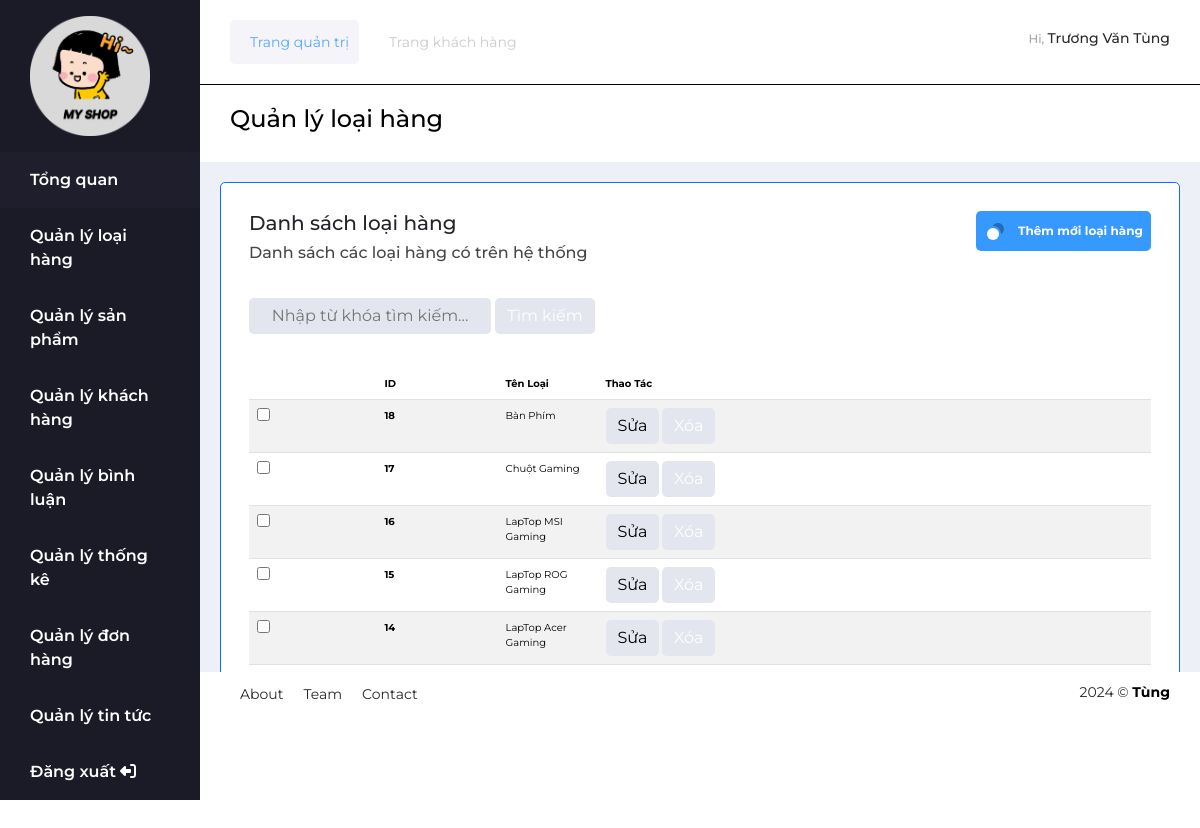
The app's page /view/admin/index.php?act=quan-ly-loai (signed in) with its own data.
### tables this page shows
CREATE TABLE `loai` (
  `ma_loai` int(11) NOT NULL COMMENT 'Mã loại',
  `ten_loai` varchar(50) NOT NULL COMMENT 'Tên loại'
);

### model/pdo.php (called while the page is built, shortened)
<?php
function pdo_get_connection()
{
    $servername = "localhost";
    $username = "root";
    $password = "";
    try {
        $conn = new PDO("mysql:host=$servername;dbname=du_an_mau", $username, $password);
        $conn->setAttribute(PDO::ATTR_ERRMODE, PDO::ERRMODE_EXCEPTION);
        return $conn;
    } catch (PDOException $e) {
        echo "Connection failed: " . $e->getMessage();
    }
}
function pdo_query($sql)
{
    $sql_args = array_slice(func_get_args(), 1);
    try {
        $conn = pdo_get_connection();
        $stmt = $conn->prepare($sql);
        $stmt->execute($sql_args);
        $rows = $stmt->fetchAll();
        return $rows;
    } catch (PDOException $e) {
        throw $e;
    } finally {
        unset($conn);
    }
}

### model/loai.php (called while the page is built, shortened)
<?php
function loadAllLoai($keyWord)
{
    $sql = "SELECT * FROM loai WHERE 1";
    $sql .= " ORDER BY ma_loai DESC";
    return pdo_query($sql);
}

### view/admin/loai/ListLoai.php (the view, shortened to what this page needs)
<div class="col-10 box-right">
    <div class="head-top">
        <div class="menu-content d-flex justify-content-between">
            <ul class="head-menu d-flex ">
                <li class="menu-item active">
                    <a href="#" class="menu-link">Trang quản trị</a>
                </li>
                <li class="menu-item">
                    <a href="../indexHome.php" class="menu-link">Trang khách hàng</a>
                </li>
            </ul>
            <div class="admin-profile">
                <div class="admin-view">
                    <h4 class="hi">Hi, <span class="name"><?= $ho_ten ?></span></h4>
                </div>
            </div>
        </div>
        <h3 class="menu-title">Quản lý loại hàng</h3>
    </div>
    <div class="head-between">
        <div class="between-container border border-primary">
            <div class="card-header">
                <div class="card-content">
                    <h5 class="card-tile">Danh sách loại hàng</h5>
                    <h6 class="card-des">Danh sách các loại hàng có trên hệ thống</h6>
                </div>
                <div class="card-add">
                    <a href="index.php?act=them-loai-hang" class="box-link add">
                        Thêm mới loại hàng
                    </a>
                </div>
            </div>
            <div style="padding-left: 28px;" class="select-search">
                <form action="index.php?act=quan-ly-loai" method="post">
                    <input class="btn" type="text" name="keyword" id="" placeholder="Nhập từ khóa tìm kiếm...">
                    <input class="btn btn-danger" type="submit" value="Tìm kiếm" name="search">
                </form>
            </div>
            <div class="card-body ">
                <?php if (!empty($loadAllLoai)) { ?>
                    <table class="table table-striped">
                        <thead>
                            <tr>
                                <th></th>
                                <th scope="col">ID</th>
                                <th scope="col">Tên Loại</th>
                                <th scope="col">Thao Tác</th>
                            </tr>
                        </thead>
                        <tbody>
                            <?php foreach ($loadAllLoai as $loai) : ?>
                                <tr>
                                    <th><input type="checkbox" name="" id=""></th>
                                    <th scope="row"><?= $loai['ma_loai'] ?></th>
                                    <td><?= $loai['ten_loai'] ?></td>
                                    <td>
                                        <a href="index.php?act=sua-loai-hang&ma_loai=<?= $loai['ma_loai'] ?>" class="btn btn-warning">Sửa</a>
                                        <a onclick="return confirm('Bạn có chắc chắn muốn xóa sản phẩm không?')" href="index.php?act=xoa-loai-hang&ma_loai=<?= $loai['ma_loai'] ?>" class="
                                                    btn btn-danger">Xóa</a>
                                    </td>
                                </tr>
                            <?php endforeach; ?>
                        </tbody>
                    </table>
                <?php } else { ?>
                    <div class="alert alert-danger">Không có thứ bạn cần tìm</div>
                <?php } ?>
            </div>
        </div>
    </div>
    <div class="head-footer">
        <ul class="head-contact">
            <li class="contact-item">
                <a href="#" class="contect-link">About</a>
            </li>
            <li class="contact-item">
                <a href="#" class="contect-link">Team</a>
            </li>
            <li class="contact-item">
                <a href="#" class="contect-link">Contact</a>
            </li>
        </ul>
        <div class="copy-right">
            <span class="year">2024 &copy;</span>
            <span class="copy">Tùng</span>
        </div>
    </div>
</div>

### public/assets/css/style.css (style rules this page uses)
* { margin: 0; padding: 0; box-sizing: border-box; font-family: Montserrat; }
ul { padding: 0; margin: 0; list-style: none; }
a { text-decoration: none; }
.box-right .head-top .menu-content .head-menu .menu-item { margin-right: 10px; padding: 10px; }
.menu-content { border-bottom: 1px solid black; }
.active { background-color: #f5f5f9; border-radius: 5px; }
.head-menu .menu-item:first-child .menu-link { color: #56a8fe; }
.menu-link { color: rgb(202, 202, 202); font-weight: bold; font-size: 14px; text-decoration: none; }
.admin-profile { display: flex; align-items: center; padding: 0 30px; cursor: pointer; }
.hi { color: #a7a5a5; font-size: 12px; }
.name { color: #2a2829; font-size: 14px; }
.menu-link { color: rgb(202, 202, 202); font-weight: 400; font-size: 14px; padding-left: 10px; }
.menu-title { color: black; padding: 20px 30px; font-size: 24px; }
.head-menu { display: flex; padding: 20px 30px; }
.head-between { height: 510px; background-color: #eef0f8; padding: 20px 20px; overflow: auto; }
.between-container { background-color: white; border-radius: 5px; }
.card-header { display: flex; justify-content: space-between; padding: 28px; }
.card-content { line-height: 20px; font-size: 20px; }
.select-search { padding-left: 28px; margin-bottom: 6px; }
.card-des { color: #474647; }
.add { background-color: #3699ff; color: white; font-weight: bold; padding: 8px; border-radius: 5px; font-size: 12px; }
.add svg { margin-right: 10px; }
.box-link { display: flex; align-items: center; }
.card-body { padding: 28px; font-size: 10px; }
.card-body thead tr th:nth-child(3) { width: 100px; }
.card-body table tr:nth-child(2) { margin-top: 20px; }
.btn { border: none; background-color: #e4e6ef; border-radius: 5px; cursor: pointer; }
.head-footer { display: flex; justify-content: space-between; }
.head-contact { display: flex; padding: 10px 30px; }
.contact-item { padding: 0 10px; }
.contect-link, .copy-right { color: #2a2829; font-size: 14px; }
.copy-right { padding: 10px 30px; }
.copy { color: black; font-weight: bold; }

### records on screen
loai: ma_loai "18", ten_loai "Bàn Phím"
loai: ma_loai "17", ten_loai "Chuột Gaming"
loai: ma_loai "16", ten_loai "LapTop MSI Gaming"
loai: ma_loai "15", ten_loai "LapTop ROG Gaming"
loai: ma_loai "14", ten_loai "LapTop Acer Gaming"

### other values on screen
$ho_ten "Trương Văn Tùng"
